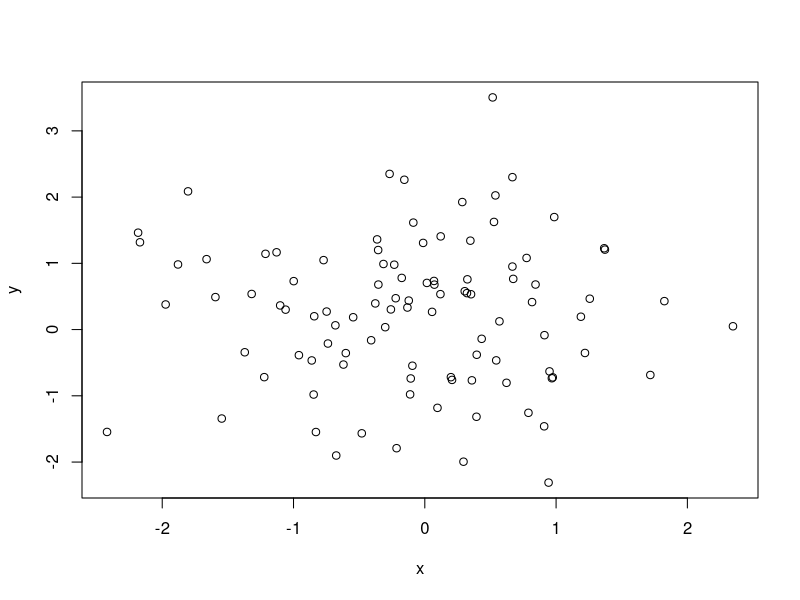
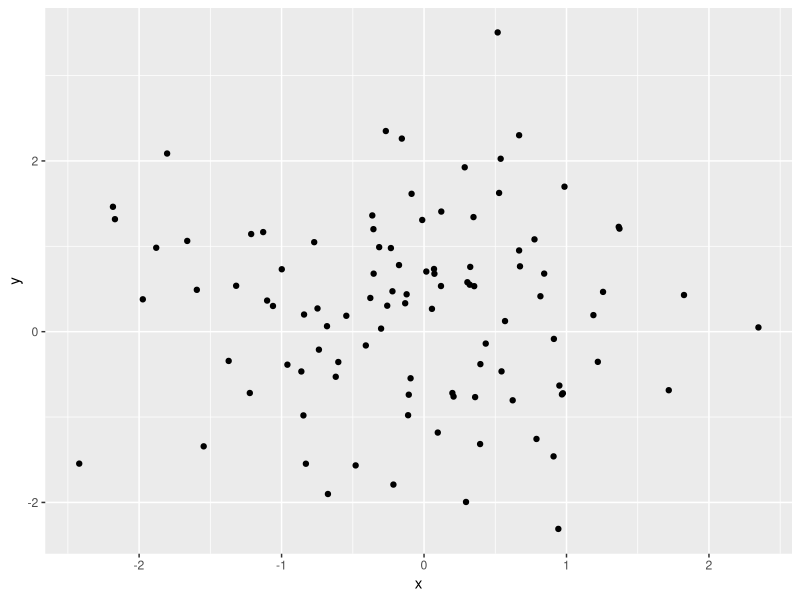
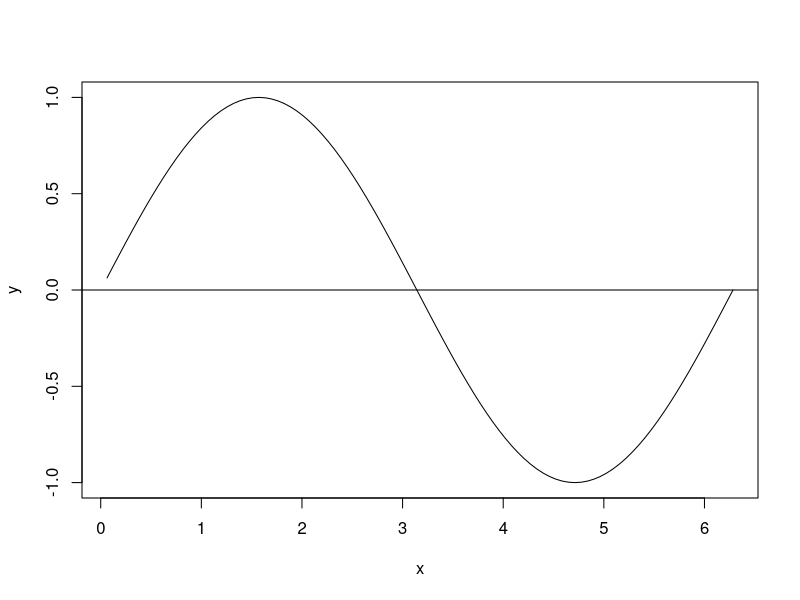
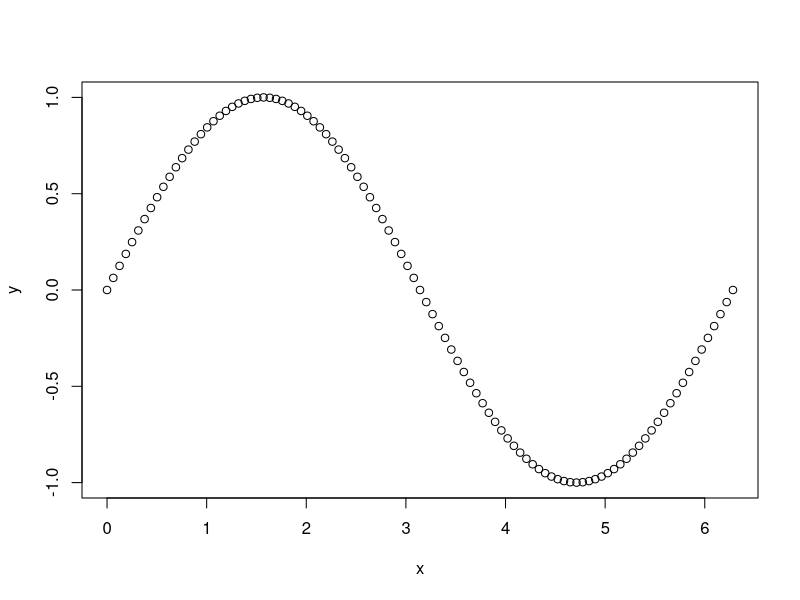
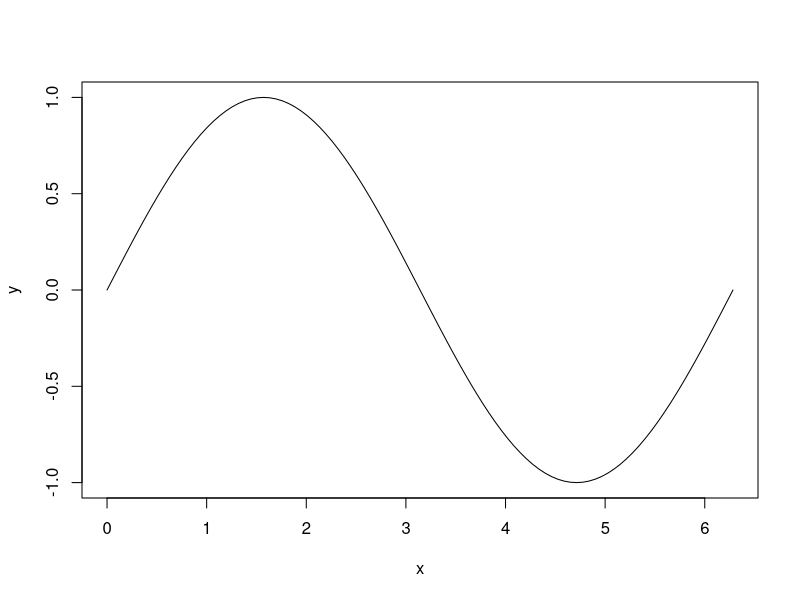

These charts were generated, in order, by the following R code: (Note: this script raises an error after producing the figures.)
x <- rnorm(100)
y <- rnorm(100)
plot(x, y)
df <- data.frame(x=x, y=y)
library(ggplot2)
ggplot(df, aes(x=x, y=y)) + geom_point()
library(tidyverse)
read_csv("../Datasets/iris.csv")
sin(pi)
bucket123 <- read_csv("../Datasets/iris.csv")
View(bucket123)
rm(bucket123)
1:5
pi
2 * pi
steps <- 1:100
length(steps)
steps
steps * 2
steps * (2 * pi / 100)
x <- steps * (2 * pi / 100)
y <- sin(x)
plot(x, y, type="line")
abline(y=0)
abline(h=0)
## useful! ctrl-r
steps <- 0:100
steps
x <- steps * (2 * pi / 100)
y <- sin(x)
plot(x, y)
plot(x, y, type="l")
savehistory()
abline(h=0)
abline(v=pi, col="red")
?read_delim
whatever <- 5
whatever <- c(pi, 5, 20)
whatever
whatever = c(pi, 5, 20)
whatever <- c(pi, 5, "asdf")
whatever
5 + 5
"5" + 5
as.numeric("5") + 5
5 + 5
2*6
2**4
2e5
5/6
5/6
c(TRUE, FALSE, TRUE)
logics <- c(TRUE, FALSE, TRUE)
c("asdasdf", "oi8qw13987123")
c(12, 3, 5)
letters
letters * 2
foo <- c(2, 5, 6)
2 > 3
5 > 3
foo * 2
foo > 3
fool <- foo > 3
fool
which(fool)
TRUE + 5
sum(fool)
savehistory()
